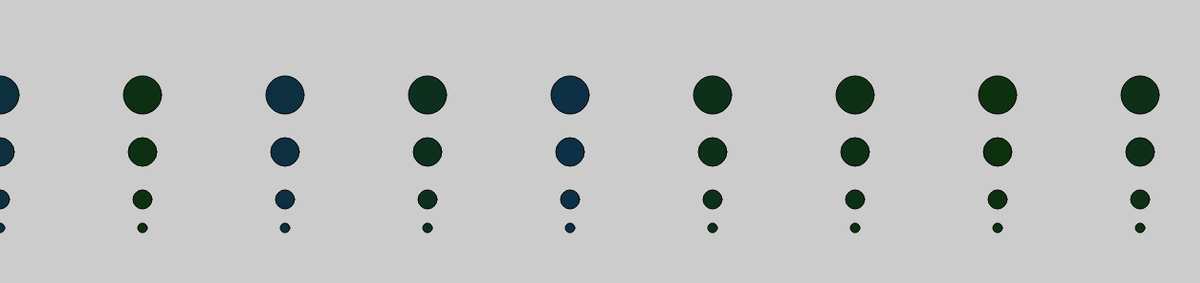
Frame 1 (no input)
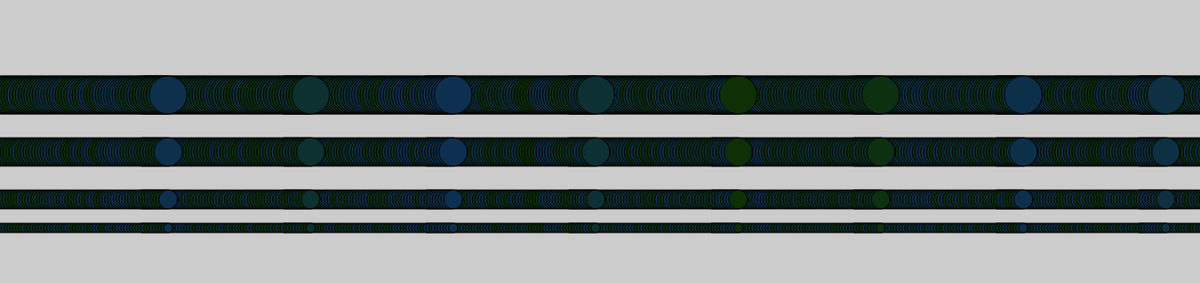
Frame 60 (no input)
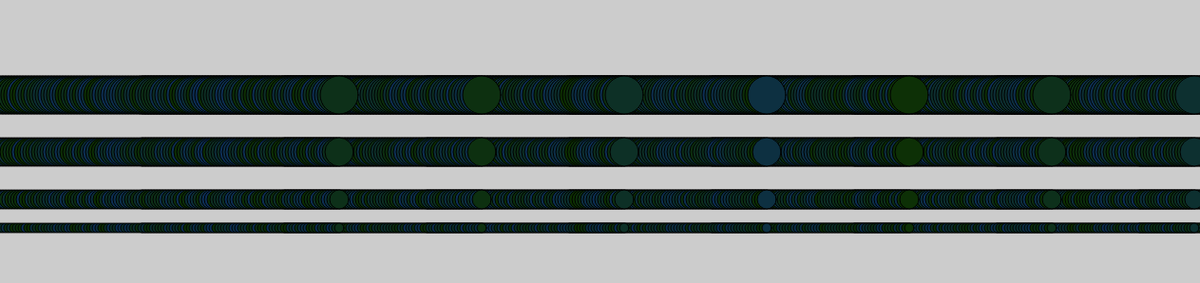
Frame 120 (the mouse pressed at the canvas centre since frame 60)

The p5.js sketch that drew these frames (run headless with seeded random() and noise() and a simulated clock; from frame 60 on, the mouse is pressed at the canvas centre):

// p5.js sketch
// ── sketch.js
var x = 0;
var offset = 0;

function setup() {
  createCanvas(1263, 298);
  background(204);
}

function draw() {
  
 
  var x = 0;

  for (var x = 0; x <= width; x += 150) {
    fill(13, 48, random(87));
    ellipse(x + offset, 100, 40, 40);
    ellipse(x + offset, 160, 30, 30);
    ellipse(x + offset, 210, 20, 20);
    ellipse(x + offset, 240, 10, 10);
  }

  offset = offset + 3;
}
